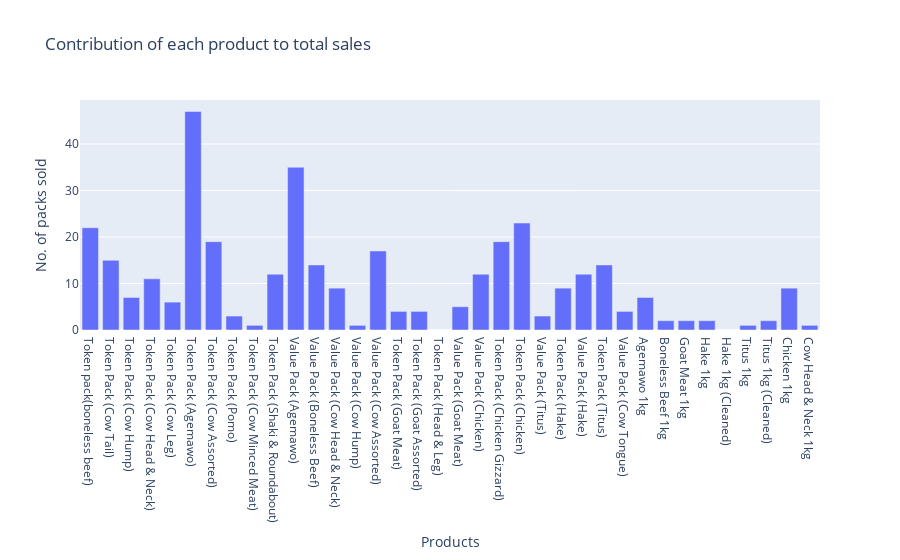

Notebook cell for this chart:
### Code cell
#Plot the products against the number of packs sold
fig = px.bar(prod_df,x="Products", y="Packs sold", 
             labels={"Products": "Products",
                     "Packs sold": "No. of packs sold",
             },
             title='Contribution of each product to total sales')
             
fig.show()

### Figure 1 — Plotly figure (JSON) as saved in the notebook; plotly's stock layout.template omitted (floating-point values rounded to 4 significant figures)
{"data": [{"alignmentgroup": "True", "hovertemplate": "Products=%{x}<br>No. of packs sold=%{y}<extra></extra>", "legendgroup": "", "marker": {"color": "#636efa", "pattern": {"shape": ""}}, "name": "", "offsetgroup": "", "orientation": "v", "showlegend": false, "textposition": "auto", "type": "bar", "x": ["Token pack(boneless beef)", "Token Pack (Cow Tail)", "Token Pack (Cow Hump)", "Token Pack (Cow Head & Neck)", "Token Pack (Cow Leg)", "Token Pack (Agemawo)", "Token Pack (Cow Assorted)", "Token Pack (Pomo)", "Token Pack (Cow Minced Meat)", "Token Pack (Shaki & Roundabout)", "Value Pack (Agemawo)", "Value Pack (Boneless Beef)", "Value Pack (Cow Head & Neck)", "Value Pack (Cow Hump)", "Value Pack (Cow Assorted)", "Token Pack (Goat Meat)", "Token Pack (Goat Assorted)", "Token Pack (Head & Leg)", "Value Pack (Goat Meat)", "Value Pack (Chicken)", "Token Pack (Chicken Gizzard)", "Token Pack (Chicken)", "Value Pack (Titus)", "Token Pack (Hake)", "Value Pack (Hake)", "Token Pack (Titus)", "Value Pack (Cow Tongue)", "Agemawo 1kg", "Boneless Beef 1kg", "Goat Meat 1kg", "Hake 1kg", "Hake 1kg (Cleaned)", "Titus 1kg", "Titus 1kg (Cleaned)", "Chicken 1kg", "Cow Head & Neck 1kg"], "xaxis": "x", "y": [22, 15, 7, 11, 6, 47, 19, 3, 1, 12, 35, 14, 9, 1, 17, 4, 4, 0, 5, 12, 19, 23, 3, 9, 12, 14, 4, 7, 2, 2, 2, 0, 1, 2, 9, 1], "yaxis": "y"}], "layout": {"barmode": "relative", "legend": {"tracegroupgap": 0}, "title": {"text": "Contribution of each product to total sales"}, "xaxis": {"anchor": "y", "domain": [0, 1], "title": {"text": "Products"}}, "yaxis": {"anchor": "x", "domain": [0, 1], "title": {"text": "No. of packs sold"}}}}
